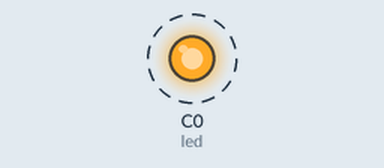
Bench run of a program on a simulated CircuitPython board. On the bench: output pins drawn as LEDs (lit = HIGH). Dashed ring = blinking. What the program prints to the serial console is not drawn.

Above: at 0.2 s.
Timing chart, 0 to 3.0 s (numbered marks = the images above):
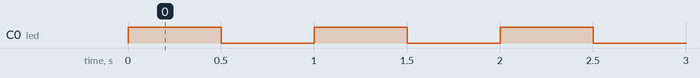

Measured:
- by itself, C0 (led): alternates HIGH for 0.50 s and LOW for 0.50 s

The program:

gpio_blink.py
```python
import os
import sys
import time

# CRITICAL: Set BLINKA_FT232H BEFORE importing board/digitalio
# This prevents pyftdi from trying to enumerate USB devices on import
os.environ["BLINKA_FT232H"] = "1"

# Try to import Blinka libraries; gracefully handle missing FT232H device
try:
    import digitalio
    import board
except ValueError as e:
    # This happens when pyftdi/libusb tries to enumerate devices
    # but no FT232H is connected or USB permissions are missing
    print(f"ERROR: Could not import CircuitPython Blinka libraries: {e}")
    print("")
    print("This usually means:")
    print("  1. No FT232H device is connected to USB, OR")
    print("  2. udev rules are not installed (see README.md), OR")
    print("  3. Your user is not in the 'plugdev' group")
    print("")
    print("The development environment is installed correctly.")
    print("Connect an FT232H breakout and try again.")
    sys.exit(1)


# Use C0 for GPIO example; adjust as needed for your hardware
PIN = board.C0


def main() -> None:
    """
    Toggle GPIO pin C0 every 500ms.

    Requires an FT232H breakout connected via USB.
    """
    try:
        led = digitalio.DigitalInOut(PIN)
        led.direction = digitalio.Direction.OUTPUT
    except (ValueError, OSError) as e:
        print(f"ERROR: Could not initialize GPIO on {PIN}: {e}")
        print("Make sure FT232H is connected and udev rules are installed.")
        return

    print(f"Blinking GPIO on {PIN}...")
    try:
        while True:
            led.value = True
            time.sleep(0.5)
            led.value = False
            time.sleep(0.5)
    except KeyboardInterrupt:
        print("\nGPIO toggle stopped.")
    except Exception as e:
        print(f"Error toggling GPIO: {e}")


if __name__ == "__main__":
    main()
```
